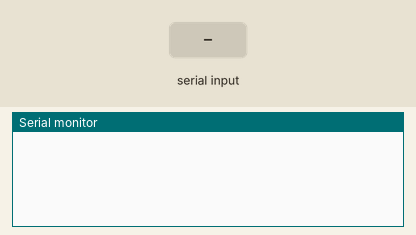
Simulated run of this sketch. Board: Arduino Mega 2560, built with avr-gcc and run on an emulated ATmega2560. Shown: the last lines printed to the serial monitor. Inputs (shaded band) come from the test bench.

Above: at 0.9 s.
1.0 s: "1" received over Serial
At 1.3 s:
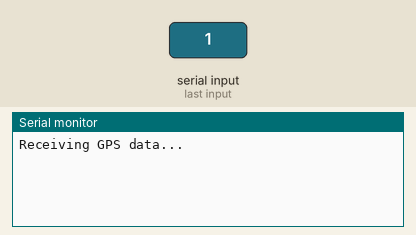
2.5 s: "1" received over the second serial link
At 3.7 s:
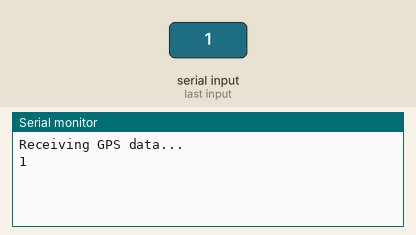
4.0 s: "0" received over the second serial link
At 4.8 s:
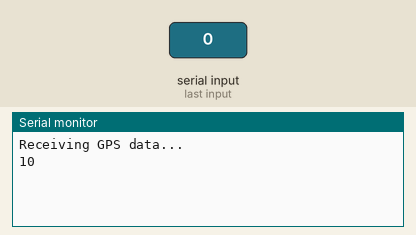

Measured:
- after the input at 1.0 s, the serial monitor: prints a new line at once (image 1)
- after the input at 2.5 s, the serial monitor: prints a new line at once (image 2)
- after the input at 4.0 s, the serial monitor: prints a new line at once (image 3)

The sketch:

gps.ino
```cpp
void setup() {
  Serial.begin(9600);
  Serial1.begin(9600);
  while(!Serial.available()); // wait for input
  Serial.println("Receiving GPS data...");
}

void loop() {
  char c;
  if(Serial1.available()) {
    c = Serial1.read();
    Serial.print(c);
  }
}
```
